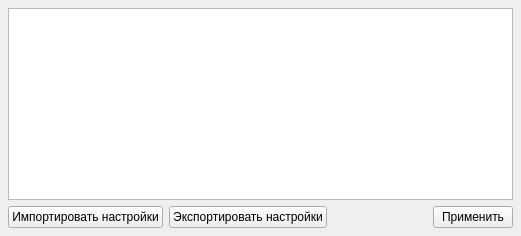
      <widget class="QWidget" name="settingsTab">
       <attribute name="icon">
        <iconset resource="resources/images.qrc">
         <normaloff>:/aist/images/aist/gear.png</normaloff>:/aist/images/aist/gear.png</iconset>
       </attribute>
       <attribute name="title">
        <string>Настройки</string>
       </attribute>
       <layout class="QGridLayout" name="gridLayout_37">
        <property name="leftMargin">
         <number>8</number>
        </property>
        <property name="topMargin">
         <number>8</number>
        </property>
        <property name="rightMargin">
         <number>8</number>
        </property>
        <property name="bottomMargin">
         <number>8</number>
        </property>
        <item row="2" column="0">
         <widget class="QWidget" name="settingsActionWidget" native="true">
          <property name="sizePolicy">
           <sizepolicy hsizetype="Preferred" vsizetype="Preferred">
            <horstretch>0</horstretch>
            <verstretch>0</verstretch>
           </sizepolicy>
          </property>
          <layout class="QHBoxLayout" name="horizontalLayout_2">
           <property name="leftMargin">
            <number>0</number>
           </property>
           <property name="topMargin">
            <number>0</number>
           </property>
           <property name="rightMargin">
            <number>0</number>
           </property>
           <property name="bottomMargin">
            <number>0</number>
           </property>
           <item>
            <widget class="QPushButton" name="importSettingsPushButton">
             <property name="text">
              <string>Импортировать настройки</string>
             </property>
             <property name="iconSize">
              <size>
               <width>24</width>
               <height>24</height>
              </size>
             </property>
            </widget>
           </item>
           <item>
            <widget class="QPushButton" name="exportSettingsPushButton">
             <property name="text">
              <string>Экспортировать настройки</string>
             </property>
             <property name="iconSize">
              <size>
               <width>24</width>
               <height>24</height>
              </size>
             </property>
            </widget>
           </item>
           <item>
            <spacer name="horizontalSpacer_4">
             <property name="orientation">
              <enum>Qt::Horizontal</enum>
             </property>
             <property name="sizeHint" stdset="0">
              <size>
               <width>100</width>
               <height>20</height>
              </size>
             </property>
            </spacer>
           </item>
           <item>
            <widget class="QPushButton" name="saveSettingsPushButton">
             <property name="text">
              <string>Применить</string>
             </property>
            </widget>
           </item>
          </layout>
         </widget>
        </item>
        <item row="1" column="0">
         <widget class="QTableWidget" name="settingsTableWidget"/>
        </item>
       </layout>
      </widget>
